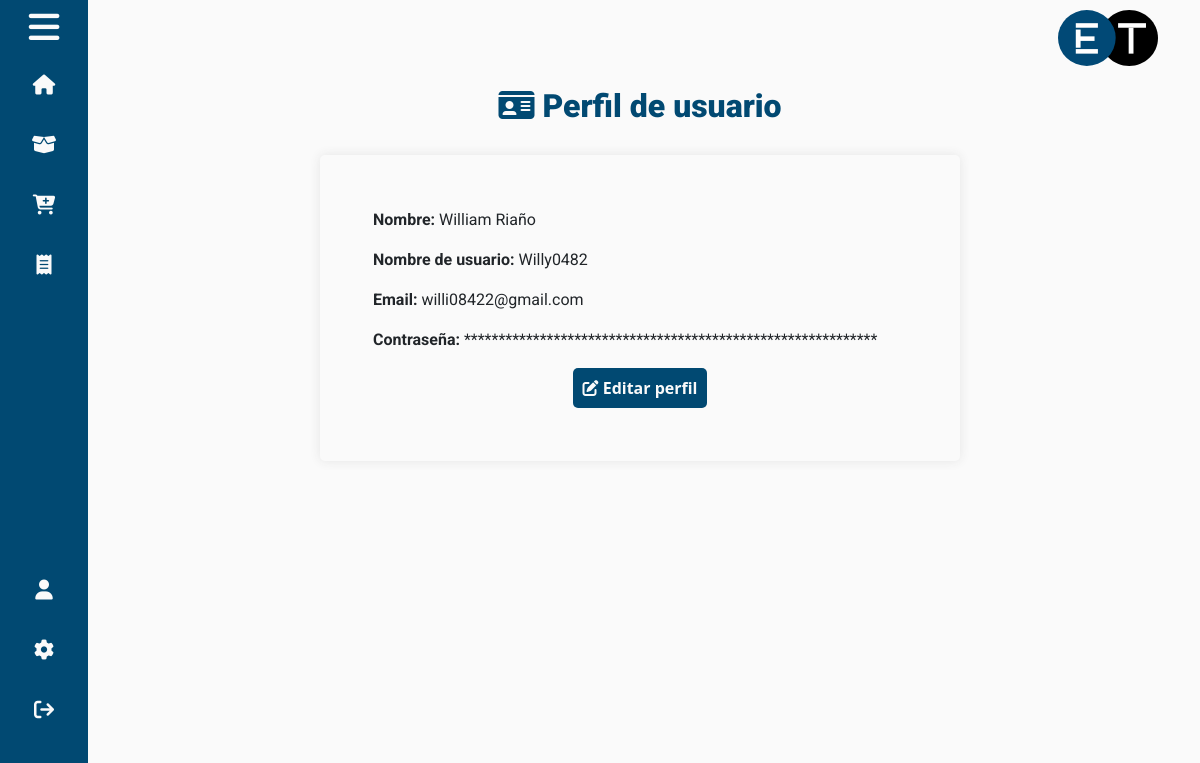
Screenshot of /view/vendedor/configuracion/perfil.php (signed in) with the database file from the repository.
### tables this page shows
CREATE TABLE `usuarios` (
  `id` int(11) NOT NULL,
  `nombre` varchar(50) NOT NULL,
  `username` varchar(20) NOT NULL,
  `password` varchar(255) DEFAULT NULL,
  `id_rol` int(11) NOT NULL,
  `email` varchar(100) NOT NULL,
  `last_session` datetime DEFAULT NULL,
  `activacion` int(11) NOT NULL DEFAULT 0,
  `password_request` int(11) NOT NULL DEFAULT 0,
  `codigo_recuperacion` varchar(6) DEFAULT NULL
);

### controller/mostrardatosperfil.php (called while the page is built, shortened)
<?php
include "../../../model/conexion.php";
$usuario = $_SESSION['usuario'];
$consulta = "SELECT * FROM usuarios WHERE username='$usuario'";
$resultado = $conexion->query($consulta);
if ($resultado && $resultado->num_rows > 0) {
    $usuarioData = $resultado->fetch_assoc();
} else {
    echo "<script>alert('No se encontraron los datos del usuario');</script>";
}

### controller/ocultarcontra.php (called while the page is built)
<?php
function hidePassword($password) {
    $length = strlen($password);
    $hiddenPassword = str_repeat('*', $length);
    return $hiddenPassword;
}

### view/vendedor/configuracion/perfil.php (the view, shortened to what this page needs)
<?php include '../../../controller/MostrarDatosPerfil.php' ?>
<!DOCTYPE html>
<html lang="en">
<head>
    <link href="https://cdn.jsdelivr.net/npm/bootstrap@5.3.2/dist/css/bootstrap.min.css" rel="stylesheet">
    <link href="https://unpkg.com/aos@2.3.1/dist/aos.css" rel="stylesheet">
    <link rel="stylesheet" href="../../../public/css/editarperfil.css">
</head>
<body>
    <nav class="sidebar close">
        <header>
            <i class="fa-solid fa-bars toggle"></i>
        </header>
        <div class="menu-bar">
        <div class="menu">
                <ul class="menu-links">
                    <li class="nav-link">
                        <a href="../homeven.php">
                            <i class="fa-solid fa-house"></i>
                        </a>
                    </li>
                    <li class="nav-link">
                        <a href="../inventario/inventarioven.php">
                            <i class="fa-solid fa-box-open"></i>
                        </a>
                    </li>
                    <li class="nav-link">
                        <a href="../ventas/ventasven.php">
                            <i class="fa-solid fa-cart-plus"></i>
                        </a>
                    </li>
                    <li class="nav-link">
                        <a href="../ventas/facturasven.php">
                            <i class="fa-solid fa-receipt"></i>
                        </a>
                    </li>
                </ul>
            </div>
            <div class="bottom-content">
                <li class="nav-link user-info">
                    <i class="fa-solid fa-user"></i>
                </li>
                <li class="nav-link">
                    <a href="perfil.php">
                        <i class="fa-solid fa-gear"></i>
                    </a>
                </li>
                <li class="nav-link">
                    <a href="../../controller/logout.php">
                        <i class="fa-solid fa-arrow-right-from-bracket"></i>
                    </a>
                </li>
            </div>
        </div>
    </nav>
    <section class="home">
        <div class="container head">
            <img id="logo" src="../../../public/img/logo2.svg" alt="logo">
        </div>
        <h2><strong><i class="fa-solid fa-id-card"></i> Perfil de usuario</strong></h2>
        <div class="container datos">
            <?php include '../../../controller/ocultarcontra.php' ?>
            <p><strong>Nombre:</strong> <?php echo $usuarioData['nombre']; ?></p>
            <p><strong>Nombre de usuario:</strong> <?php echo $usuarioData['username']; ?></p>
            <p><strong>Email:</strong> <?php echo $usuarioData['email']; ?></p>
            <p><strong>Contraseña:</strong> <?php echo hidePassword($usuarioData['password']); ?></p>
            <button id="editarPerfilBtn" class="linkicono" data-bs-toggle="modal" data-bs-target="#editarPerfilModal"><i class="fa-solid fa-pen-to-square"></i> Editar perfil</button>
        </div>
    </section>
</body>
</html>

### public/css/editarperfil.css (style rules this page uses)
:root { --primary-color: #014972; --primary-color-light: #039bf900; --secondary-color: #fafafa; --tertiary-color: #1d242b; --fourth-color: #dde6ed; --tran-03: all 0.2s ease; --tran-04: all 0.3s ease; --tran-05: all 0.4s ease; }
h1, h2, h3, h4, h5, h6 { font-family: "Roboto"; font-weight: bold; color: var(--tertiary-color); }
p, a, li, td, input, label { font-family: "Roboto"; }
body { min-height: 100hv; background: var(--secondary-color); transition: var(--tran-05); }
ul { padding-left: 0; }
.sidebar { position: fixed; top: 0; left: 0; height: 100%; width: 230px; padding: 10px 14px; background: var(--primary-color); transition: var(--tran-05); z-index: 100; }
.sidebar.close { width: 88px; }
.sidebar li { display: flex; height: 50px; list-style: none; align-items: center; margin-top: 10px; }
.sidebar header img, .sidebar .fa-solid { min-width: 60px; border-radius: 5px; }
.sidebar .fa-solid { display: flex; min-width: 60px; border-radius: 6px; height: 100%; align-items: center; justify-content: center; font-size: 20px; }
.sidebar .text, .sidebar .fa-solid { color: var(--secondary-color); transition: var(--tran-03); }
.sidebar header { position: relative; }
.sidebar header .toggle { display: flex; position: absolute; top: 20%; right: 0px; height: 35px; width: 35px; color: var(--secondary-color); align-items: center; justify-content: center; font-size: 35px; cursor: pointer; transition: var(--tran-05); }
.sidebar.close .toggle { width: 100%; top: 20%; }
.sidebar .menu { margin-top: 40px; }
.sidebar li a { display: flex; list-style: none; height: 100%; background: transparent; align-items: center; height: 100%; width: 100%; border-radius: 6px; text-decoration: none; transition: var(--tran-03); }
.sidebar .menu-bar { display: flex; height: calc(100% - 55px); flex-direction: column; justify-content: space-between; overflow-y: scroll; }
.sidebar .user-info { cursor: default; }
.home { position: relative; top: 0; left: 100px; height: auto; width: 90%; background: var(--secondary-color); transition: var(--tran-05); padding: 10px; }
h2 { color: var(--primary-color); text-align: center; padding: 2%; }
.container.head { display: flex; justify-content: flex-end; }
.container.datos { width: 80vh; padding: 5%; border-radius: 5px; box-shadow: 0px 0px 11px 0px rgb(229 229 229); }
button.linkicono { display: block; font-weight: 600; color: var(--secondary-color); margin: 0 auto; border: none; border-radius: 5px; padding: 8px 10px; background: var(--primary-color); }

### rows the page displays
usuarios: nombre "William Riaño", username "Willy0482", email "willi08422@gmail.com", password "************************************************************"
